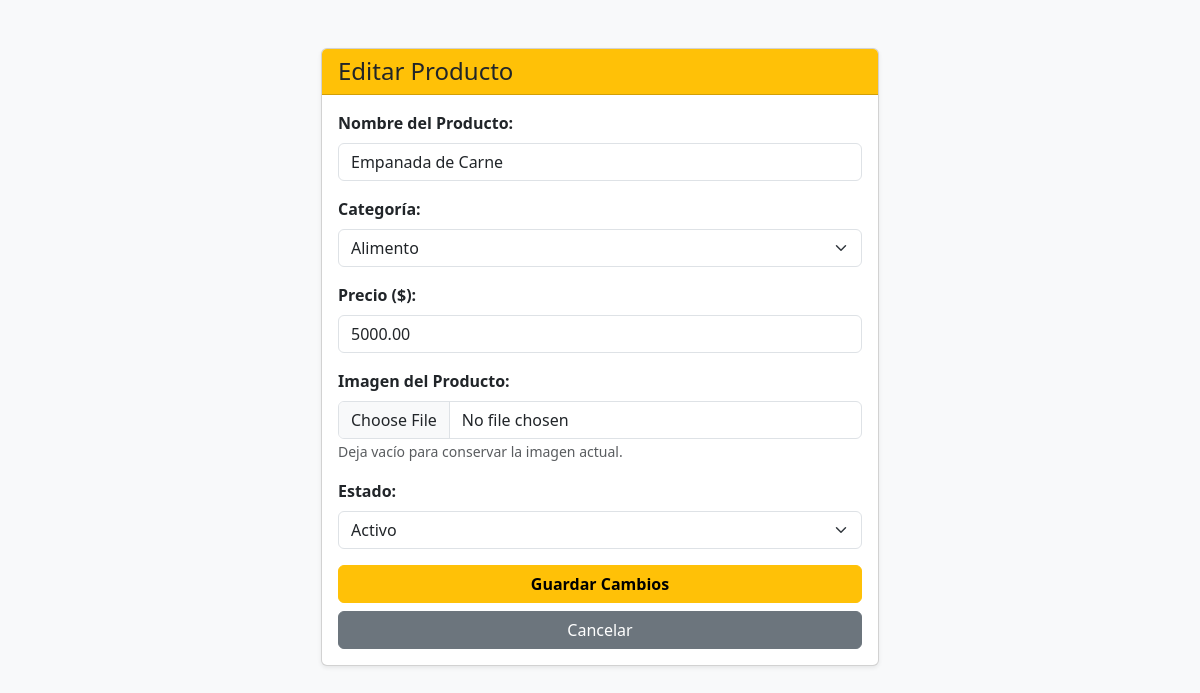
Page /crud/editar.php?id=1 on the committed database.
### tables this page shows
CREATE TABLE `productos` (
  `id` int NOT NULL,
  `nombre` varchar(100) NOT NULL,
  `categoria` enum('alimento','postre','bebida') NOT NULL,
  `precio` decimal(10,2) NOT NULL,
  `imagen` varchar(60) NOT NULL,
  `estado` enum('activo','inactivo') DEFAULT 'activo'
);

### crud/editar.php (the view, shortened to what this page needs)
<?php
include("../config/conexion.php");
$id = intval($_GET['id']);
$sql = "SELECT * FROM productos WHERE id = $id";
$resultado = $conexion->query($sql);
$prod = $resultado->fetch_assoc();
?>
<!DOCTYPE html>
<html lang="es">
<head>
    <link href="https://cdn.jsdelivr.net/npm/bootstrap@5.3.0/dist/css/bootstrap.min.css" rel="stylesheet">
</head>
<body class="bg-light container py-5">
    <div class="card col-md-6 mx-auto shadow-sm">
        <div class="card-header bg-warning text-dark">
            <h4 class="m-0">Editar Producto</h4>
        </div>
        <div class="card-body">
            <form action="actualizar.php" method="POST" enctype="multipart/form-data">
                <div class="mb-3">
                    <label class="form-label fw-bold">Nombre del Producto:</label>
                    <input type="text" name="nombre" class="form-control" value="<?php echo htmlspecialchars($prod['nombre']); ?>" required>
                </div>
                <div class="mb-3">
                    <label class="form-label fw-bold">Categoría:</label>
                    <select name="categoria" class="form-select" required>
                        <option value="alimento" <?php if($prod['categoria'] == 'alimento') echo 'selected'; ?>>Alimento</option>
                    </select>
                </div>
                <div class="mb-3">
                    <label class="form-label fw-bold">Precio ($):</label>
                    <input type="number" step="0.01" name="precio" class="form-control" value="<?php echo $prod['precio']; ?>" required>
                </div>
                <div class="mb-3">
                    <label class="form-label fw-bold">Imagen del Producto:</label>
                    <input type="file" name="imagen" class="form-control" accept="image/jpeg,image/png,image/webp">
                    <small class="text-muted">Deja vacío para conservar la imagen actual.</small>
                </div>
                <div class="mb-3">
                    <label class="form-label fw-bold">Estado:</label>
                    <select name="estado" class="form-select" required>
                        <option value="activo" <?php if($prod['estado'] == 'activo') echo 'selected'; ?>>Activo</option>
                    </select>
                </div>
                <button type="submit" class="btn btn-warning w-100 fw-bold mb-2">Guardar Cambios</button>
                <a href="../admin.php" class="btn btn-secondary w-100">Cancelar</a>
            </form>
        </div>
    </div>
</body>
</html>

### rows in the picture
productos: nombre "Empanada de Carne", categoria "Alimento", precio "5000.00", estado "Activo"
